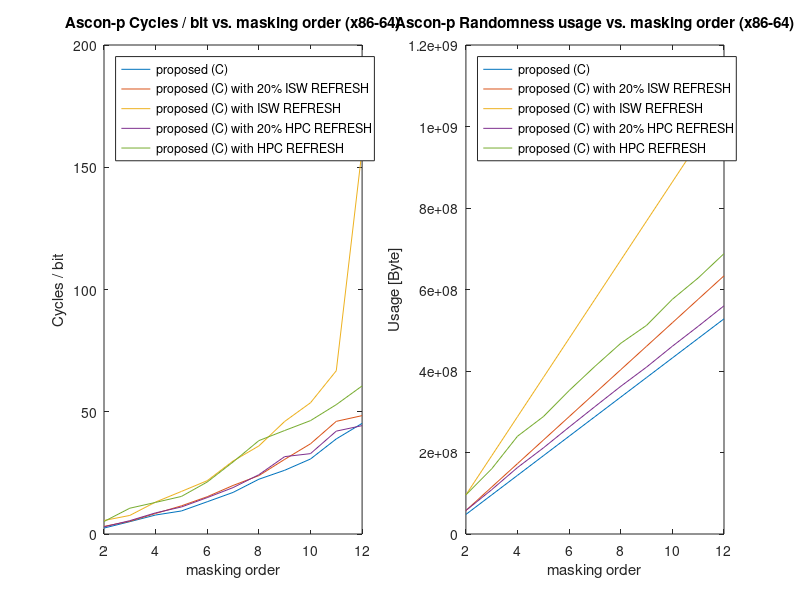

This chart was generated by the following MATLAB code:
load("benchmark_64.mat")
ogc = gc; ogr = gr;
load("benchmark_64_REFRESH_ISW.mat")
isw_gc = gc; isw_gr = gr;
load("benchmark_64_REFRESH_HPC.mat")
hpb_gc = gc; hpb_gr = gr;
load("benchmark_64_REFRESH_ISW20.mat")
isw20_gc = gc; isw20_gr = gr;
load("benchmark_64_REFRESH_HPC20.mat")
hpb20_gc = gc; hpb20_gr = gr;

subplot(1,2,1);
plot(d, ogc, d, isw20_gc, d, isw_gc, d, hpb20_gc, d, hpb_gc);
title("Ascon-p Cycles / bit vs. masking order (x86-64)")
xlabel("masking order")
ylabel("Cycles / bit")
legend("proposed (C)", "proposed (C) with 20% ISW REFRESH", "proposed (C) with ISW REFRESH", "proposed (C) with 20% HPC REFRESH", "proposed (C) with HPC REFRESH", "Location", 'northwest')

subplot(1,2,2);
plot(d, ogr, d, isw20_gr, d, isw_gr, d, hpb20_gr, d, hpb_gr);
title("Ascon-p Randomness usage vs. masking order (x86-64)")
xlabel("masking order")
ylabel("Usage [Byte]")
legend("proposed (C)", "proposed (C) with 20% ISW REFRESH", "proposed (C) with ISW REFRESH", "proposed (C) with 20% HPC REFRESH", "proposed (C) with HPC REFRESH", "Location", 'northwest')
